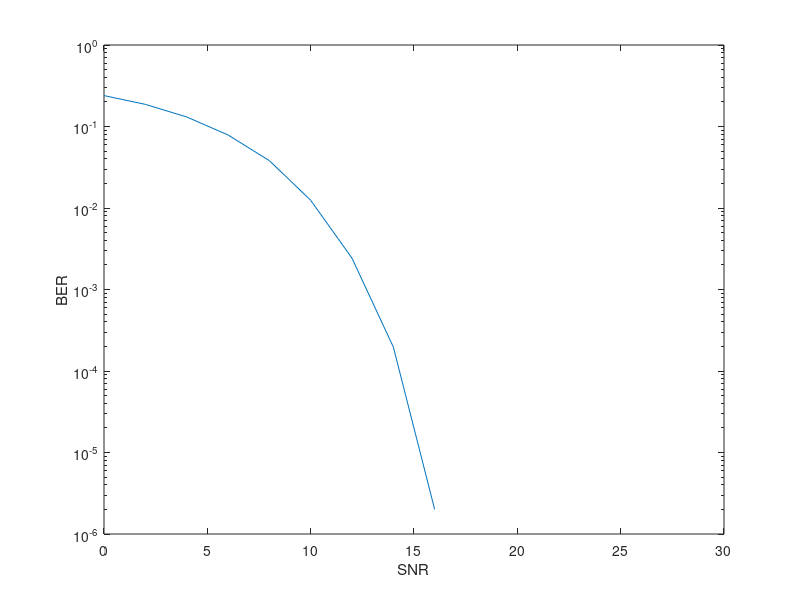

This figure's MATLAB source:
%%%% simulation parameters
num_bits = 1e6;
snr_range = linspace(0,30,16); % array of SNR's
BER(1:16)=0;
%%%% averaging loop (16 iterations) one for each SNR and resulying BER
for i = 1:16
message = randi([0 1],1,num_bits); % random message data (source)
rx_sequence = awgn(message,snr_range(i),'measured'); % adding GN
receieved_message = (rx_sequence > 0.5); % comparing to the threshold
result = xor(receieved_message,message); % detecting errors (1's)
BER(i) = sum(result)/num_bits; % calculating BER
end
semilogy(snr_range,BER);
xlabel('SNR');
ylabel('BER');
